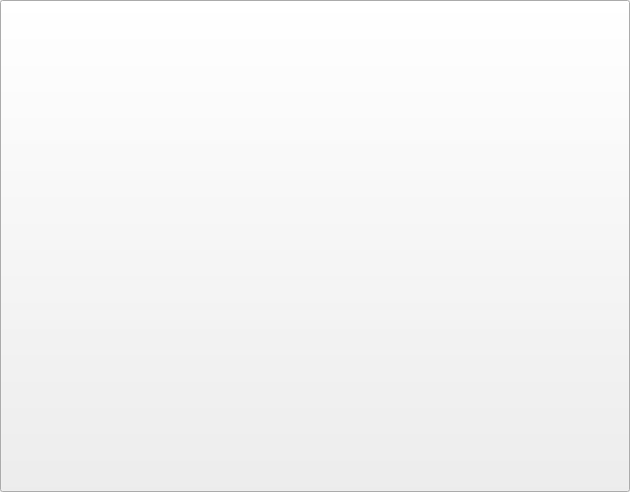
<?xml version="1.0" encoding="UTF-8"?>
<ui version="4.0">
 <class>Form</class>
 <widget class="QWidget" name="Form">
  <property name="geometry">
   <rect>
    <x>0</x>
    <y>0</y>
    <width>630</width>
    <height>492</height>
   </rect>
  </property>
  <property name="windowTitle">
   <string>Airspeeds for holding area construction</string>
  </property>
  <layout class="QVBoxLayout" name="verticalLayout">
   <property name="spacing">
    <number>0</number>
   </property>
   <property name="margin">
    <number>0</number>
   </property>
   <item>
    <widget class="QToolButton" name="btnCaptureDistance">
     <property name="sizePolicy">
      <sizepolicy hsizetype="Preferred" vsizetype="Preferred">
       <horstretch>0</horstretch>
       <verstretch>0</verstretch>
      </sizepolicy>
     </property>
     <property name="styleSheet">
      <string notr="true">border-image: url(:/t/IasHelp.png);</string>
     </property>
     <property name="text">
      <string/>
     </property>
     <property name="icon">
      <iconset>
       <normaloff>:/gnss_item/coordinate_capture.png</normaloff>:/gnss_item/coordinate_capture.png</iconset>
     </property>
    </widget>
   </item>
  </layout>
 </widget>
 <resources>
  <include location="../../Resource/Resources.qrc"/>
 </resources>
 <connections/>
</ui>
